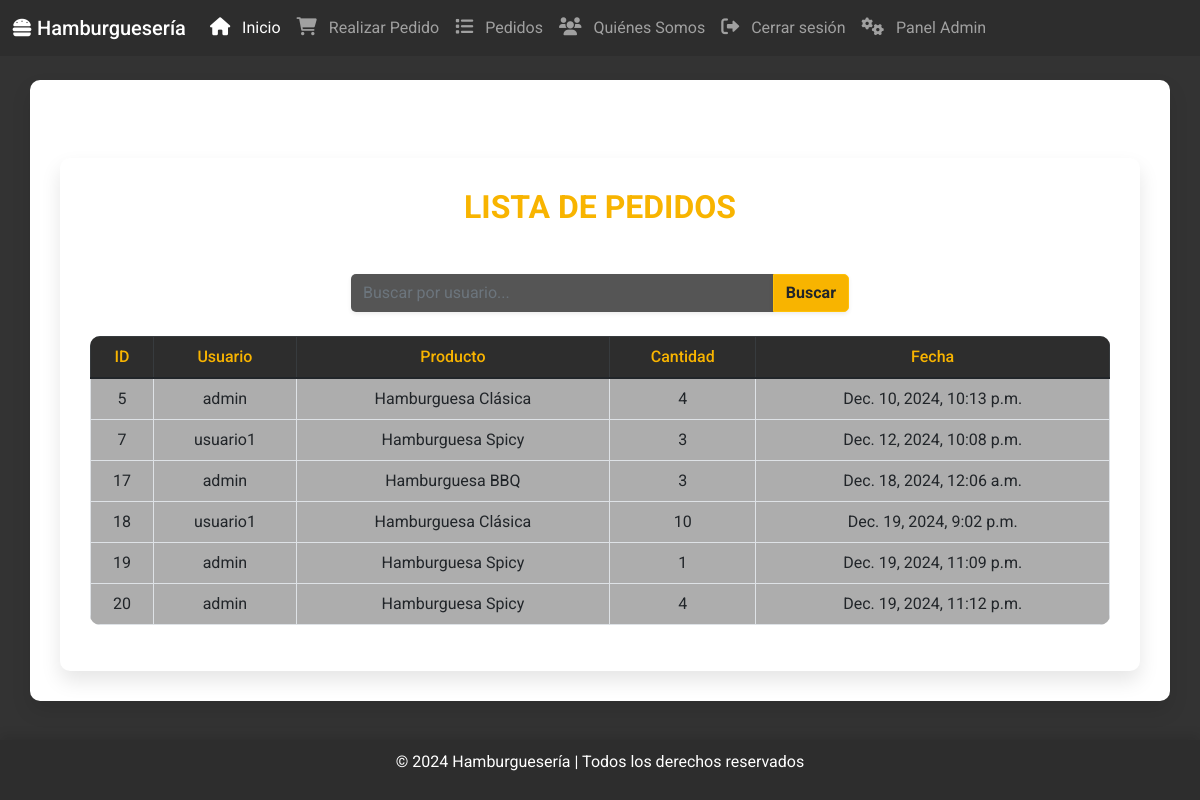
Screenshot of /pedidos/lista/ (signed in) with the database file from the repository.
### pedidos/models.py (models this page shows, shortened)
class Pedido(models.Model):
    usuario = models.ForeignKey(User, on_delete=models.CASCADE, default=1)
    hamburguesa = models.ForeignKey(Hamburguesa, on_delete=models.CASCADE)
    cantidad = models.IntegerField()
    fecha_pedido = models.DateTimeField(auto_now_add=True)

### menu_app/models.py (models this page shows)
class Hamburguesa(models.Model):
    nombre = models.CharField(max_length=100)
    descripcion = models.TextField()
    precio = models.DecimalField(max_digits=5, decimal_places=2)
    imagen = models.ImageField(upload_to='hamburguesas/', null=True, blank=True)
    def __str__(self):
        return self.nombre

### pedidos/views.py (the view)
# urls.py: path('pedidos/lista/', views.lista_pedidos, name='lista_pedidos'),
def lista_pedidos(request):
    query = request.GET.get('usuario', '')
    if query:
        pedidos = Pedido.objects.filter(usuario__username__icontains=query)
    else:
        pedidos = Pedido.objects.all()
    return render(request, 'pedidos/lista_pedidos.html', {'pedidos': pedidos, 'query': query})

### pedidos/templates/pedidos/lista_pedidos.html (shortened to what this page needs)
{% extends 'base.html' %}
{% block content %}
<div class="container mt-5">
    <h2 class="text-center mb-5 text-uppercase fw-bold" style="color: #f8b400;">Lista de Pedidos</h2>
    <div class="row justify-content-center mb-4">
        <div class="col-md-6">
            <form method="get" action="" class="input-group">
                <input type="text" name="usuario" class="form-control border-0 shadow-sm" placeholder="Buscar por usuario..." value="{{ query }}">
                <button type="submit" class="btn btn-warning text-dark fw-bold shadow-sm">Buscar</button>
            </form>
        </div>
    </div>
    <div class="table-responsive">
        <table class="table table-hover table-bordered align-middle">
            <thead class="table-dark text-center">
                <tr>
                    <th>ID</th>
                    <th>Usuario</th>
                    <th>Producto</th>
                    <th>Cantidad</th>
                    <th>Fecha</th>
                </tr>
            </thead>
            <tbody class="text-center">
                {% for pedido in pedidos %}
                <tr class="table-row">
                    <td>{{ pedido.id }}</td>
                    <td>{{ pedido.usuario.username }}</td>
                    <td>{{ pedido.hamburguesa }}</td>
                    <td>{{ pedido.cantidad }}</td>
                    <td>{{ pedido.fecha_pedido }}</td>
                </tr>
                {% empty %}
                <tr>
                    <td colspan="5" class="text-danger fw-bold">No hay pedidos disponibles.</td>
                </tr>
                {% endfor %}
            </tbody>
        </table>
    </div>
</div>
{% endblock %}

### templates/base.html (style rules this page uses)
body { font-family: 'Roboto', sans-serif; background-color: #f4f4f4; color: #333; }
.container { background-color: #fff; padding: 30px; border-radius: 10px; box-shadow: 0px 10px 20px rgba(0, 0, 0, 0.1); margin-top: 30px; }

### pedidos/templates/pedidos/lista_pedidos.html (style rules this page uses)
body { font-family: 'Roboto', sans-serif; background-color: #333333; color: #ddd; margin-bottom: 60px; }
.table { background-color: #adadad; border-radius: 10px; overflow: hidden; transition: transform 0.3s ease-in-out; }
.table-row { transition: background-color 0.3s ease, transform 0.2s ease; }
.table th { background-color: #2d2d2d; color: #f8b400; font-weight: 500; }
.input-group input { background-color: #555; color: #fff; border: 2px solid #f8b400; border-radius: 5px 0 0 5px; }
.input-group button { background-color: #f8b400; color: #333; border-radius: 0 5px 5px 0; transition: background-color 0.3s ease; }

### rows the page displays
Pedido: id "5", usuario.username "admin", hamburguesa "Hamburguesa Clásica", cantidad "4", fecha_pedido "Dec. 10, 2024, 10:13 p.m."
Pedido: id "7", usuario.username "usuario1", hamburguesa "Hamburguesa Spicy", cantidad "3", fecha_pedido "Dec. 12, 2024, 10:08 p.m."
Pedido: id "17", usuario.username "admin", hamburguesa "Hamburguesa BBQ", cantidad "3", fecha_pedido "Dec. 18, 2024, 12:06 a.m."
Pedido: id "18", usuario.username "usuario1", hamburguesa "Hamburguesa Clásica", cantidad "10", fecha_pedido "Dec. 19, 2024, 9:02 p.m."
Pedido: id "19", usuario.username "admin", hamburguesa "Hamburguesa Spicy", cantidad "1", fecha_pedido "Dec. 19, 2024, 11:09 p.m."
Pedido: id "20", usuario.username "admin", hamburguesa "Hamburguesa Spicy", cantidad "4", fecha_pedido "Dec. 19, 2024, 11:12 p.m."
